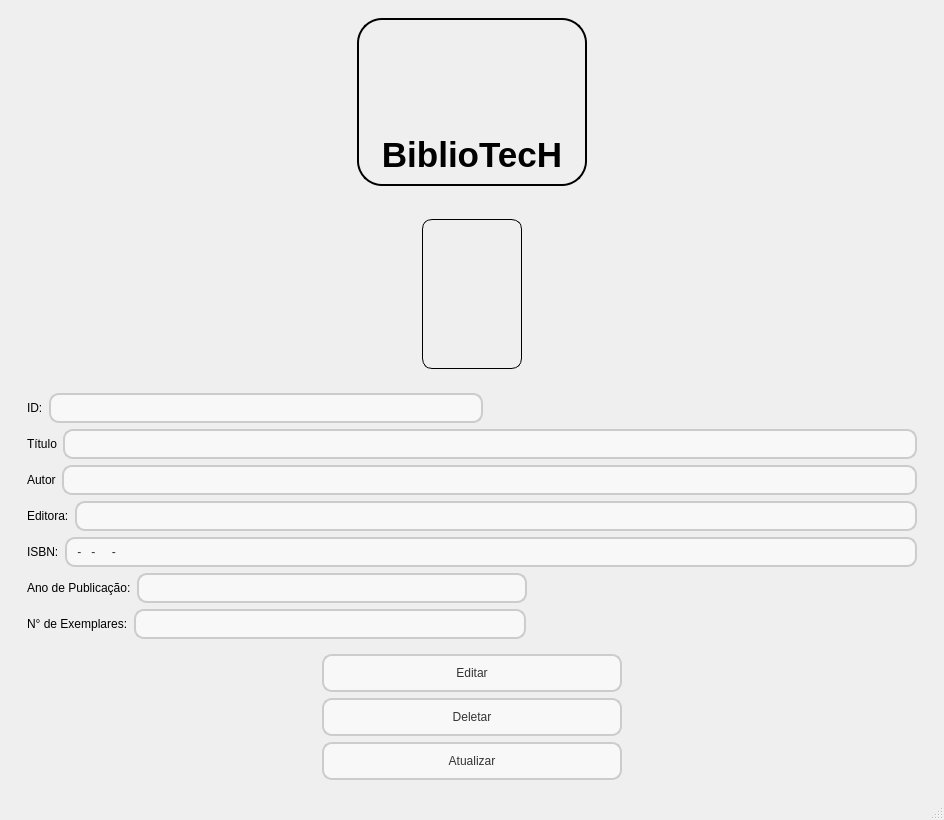
<?xml version="1.0" encoding="UTF-8"?>
<ui version="4.0">
 <class>MainWindow</class>
 <widget class="QMainWindow" name="MainWindow">
  <property name="geometry">
   <rect>
    <x>0</x>
    <y>0</y>
    <width>944</width>
    <height>816</height>
   </rect>
  </property>
  <property name="windowTitle">
   <string>MainWindow</string>
  </property>
  <widget class="QWidget" name="centralwidget">
   <layout class="QVBoxLayout" name="verticalLayout_2">
    <item>
     <widget class="QWidget" name="widget" native="true">
      <layout class="QHBoxLayout" name="horizontalLayout_20">
       <item>
        <spacer name="horizontalSpacer_13">
         <property name="orientation">
          <enum>Qt::Horizontal</enum>
         </property>
         <property name="sizeHint" stdset="0">
          <size>
           <width>339</width>
           <height>20</height>
          </size>
         </property>
        </spacer>
       </item>
       <item>
        <widget class="QFrame" name="frame">
         <property name="styleSheet">
          <string notr="true">
   border-radius: 25%;
	border: 2px solid #000000
</string>
         </property>
         <property name="frameShape">
          <enum>QFrame::StyledPanel</enum>
         </property>
         <property name="frameShadow">
          <enum>QFrame::Raised</enum>
         </property>
         <layout class="QVBoxLayout" name="verticalLayout_9">
          <item>
           <layout class="QHBoxLayout" name="horizontalLayout">
            <item>
             <spacer name="horizontalSpacer_15">
              <property name="orientation">
               <enum>Qt::Horizontal</enum>
              </property>
              <property name="sizeHint" stdset="0">
               <size>
                <width>40</width>
                <height>20</height>
               </size>
              </property>
             </spacer>
            </item>
            <item>
             <widget class="QLabel" name="label_19">
              <property name="minimumSize">
               <size>
                <width>100</width>
                <height>100</height>
               </size>
              </property>
              <property name="maximumSize">
               <size>
                <width>100</width>
                <height>100</height>
               </size>
              </property>
              <property name="styleSheet">
               <string notr="true">border: none;</string>
              </property>
              <property name="text">
               <string/>
              </property>
              <property name="pixmap">
               <pixmap>icones/logo.png</pixmap>
              </property>
              <property name="scaledContents">
               <bool>true</bool>
              </property>
             </widget>
            </item>
            <item>
             <spacer name="horizontalSpacer_16">
              <property name="orientation">
               <enum>Qt::Horizontal</enum>
              </property>
              <property name="sizeHint" stdset="0">
               <size>
                <width>40</width>
                <height>20</height>
               </size>
              </property>
             </spacer>
            </item>
           </layout>
          </item>
          <item>
           <widget class="QLabel" name="label_2">
            <property name="styleSheet">
             <string notr="true">border: none;</string>
            </property>
            <property name="text">
             <string>&lt;html&gt;&lt;head/&gt;&lt;body&gt;&lt;p align=&quot;center&quot;&gt;&lt;span style=&quot; font-size:26pt; font-weight:600;&quot;&gt;BiblioTecH&lt;/span&gt;&lt;/p&gt;&lt;/body&gt;&lt;/html&gt;</string>
            </property>
           </widget>
          </item>
         </layout>
        </widget>
       </item>
       <item>
        <spacer name="horizontalSpacer_14">
         <property name="orientation">
          <enum>Qt::Horizontal</enum>
         </property>
         <property name="sizeHint" stdset="0">
          <size>
           <width>339</width>
           <height>20</height>
          </size>
         </property>
        </spacer>
       </item>
      </layout>
     </widget>
    </item>
    <item>
     <widget class="QStackedWidget" name="stackedWidget">
      <property name="styleSheet">
       <string notr="true">QPushButton {
    border-radius: 10px;
    padding: 10px;
    background-color: #F8F8F8;
    color: #333333;
    border: 2px solid #CCCCCC;
}

QPushButton:hover {
    background-color: #EDEDED;
    border-color: #AAAAAA;
}

QPushButton:pressed {
    background-color: #DDDDDD;
}

QLineEdit {
    border: 2px solid #CCCCCC;
    border-radius: 10px;
    padding: 5px;
    background-color: #F8F8F8;
    color: #333333;
}

QLineEdit:hover {
    border-color: #AAAAAA;
}

QLineEdit:focus {
    border-color: #555555;
}
QLabel{
    border-radius: 10px;
}</string>
      </property>
      <property name="currentIndex">
       <number>1</number>
      </property>
      <widget class="QWidget" name="page">
       <layout class="QVBoxLayout" name="verticalLayout_3">
        <item>
         <layout class="QHBoxLayout" name="horizontalLayout_8">
          <item>
           <widget class="QLineEdit" name="lineEdit">
            <property name="placeholderText">
             <string>Insira o nome do livro</string>
            </property>
           </widget>
          </item>
          <item>
           <widget class="QPushButton" name="pushButton">
            <property name="minimumSize">
             <size>
              <width>25</width>
              <height>25</height>
             </size>
            </property>
            <property name="maximumSize">
             <size>
              <width>25</width>
              <height>25</height>
             </size>
            </property>
            <property name="cursor">
             <cursorShape>PointingHandCursor</cursorShape>
            </property>
            <property name="mouseTracking">
             <bool>true</bool>
            </property>
            <property name="styleSheet">
             <string notr="true">QPushButton {
    border: none;
    background-color: none;
    color: none;
}

QPushButton:hover {
    background-color: #F8F8F8;
    color: #333333;
}</string>
            </property>
            <property name="text">
             <string/>
            </property>
            <property name="icon">
             <iconset>
              <normaloff>icones/pesquisar-livro.png</normaloff>icones/pesquisar-livro.png</iconset>
            </property>
            <property name="iconSize">
             <size>
              <width>25</width>
              <height>25</height>
             </size>
            </property>
           </widget>
          </item>
          <item>
           <widget class="QPushButton" name="pushButton_2">
            <property name="minimumSize">
             <size>
              <width>25</width>
              <height>25</height>
             </size>
            </property>
            <property name="maximumSize">
             <size>
              <width>25</width>
              <height>25</height>
             </size>
            </property>
            <property name="cursor">
             <cursorShape>PointingHandCursor</cursorShape>
            </property>
            <property name="mouseTracking">
             <bool>true</bool>
            </property>
            <property name="styleSheet">
             <string notr="true">QPushButton {
    border: none;
    background-color: none;
    color: none;
}

QPushButton:hover {
    background-color: #F8F8F8;
    color: #333333;
}</string>
            </property>
            <property name="text">
             <string/>
            </property>
            <property name="icon">
             <iconset>
              <normaloff>icones/adicionar.png</normaloff>icones/adicionar.png</iconset>
            </property>
            <property name="iconSize">
             <size>
              <width>20</width>
              <height>20</height>
             </size>
            </property>
           </widget>
          </item>
         </layout>
        </item>
        <item>
         <widget class="QTableWidget" name="tableWidget">
          <property name="styleSheet">
           <string notr="true">QTableView {
    background-color: #FFFFFF;
    alternate-background-color: #F8F8F8;
    border: 1px solid #CCCCCC;
    gridline-color: #DDDDDD;
}

QTableView::item {
    padding: 5px;
    border-bottom: 1px solid #DDDDDD;
    color: #333333;
}

QTableView::item:selected {
    background-color: #EDEDED;
    color: #FFFFFF;
}

QHeaderView::section {
    background-color: #F8F8F8;
    color: #333333;
    padding: 5px;
    border: none;
}

QHeaderView::section:checked {
    background-color: #EDEDED;
    color: #333333;
}</string>
          </property>
          <row>
           <property name="text">
            <string>New Row</string>
           </property>
          </row>
          <column>
           <property name="text">
            <string>ID</string>
           </property>
          </column>
          <column>
           <property name="text">
            <string>Título</string>
           </property>
          </column>
          <column>
           <property name="text">
            <string>Autor</string>
           </property>
          </column>
          <column>
           <property name="text">
            <string>Editora</string>
           </property>
          </column>
          <column>
           <property name="text">
            <string>Ano de Publicação</string>
           </property>
          </column>
          <column>
           <property name="text">
            <string>ISBN</string>
           </property>
          </column>
         </widget>
        </item>
       </layout>
      </widget>
      <widget class="QWidget" name="page_2">
       <layout class="QVBoxLayout" name="verticalLayout_8">
        <item>
         <widget class="QFrame" name="imagemLivro">
          <property name="styleSheet">
           <string notr="true">border: none;
</string>
          </property>
          <property name="frameShape">
           <enum>QFrame::StyledPanel</enum>
          </property>
          <property name="frameShadow">
           <enum>QFrame::Raised</enum>
          </property>
          <layout class="QHBoxLayout" name="horizontalLayout_19">
           <item>
            <spacer name="horizontalSpacer_11">
             <property name="orientation">
              <enum>Qt::Horizontal</enum>
             </property>
             <property name="sizeHint" stdset="0">
              <size>
               <width>386</width>
               <height>20</height>
              </size>
             </property>
            </spacer>
           </item>
           <item>
            <widget class="QLabel" name="label_18">
             <property name="minimumSize">
              <size>
               <width>100</width>
               <height>150</height>
              </size>
             </property>
             <property name="maximumSize">
              <size>
               <width>100</width>
               <height>150</height>
              </size>
             </property>
             <property name="styleSheet">
              <string notr="true">border: 1px solid #000000;</string>
             </property>
             <property name="text">
              <string/>
             </property>
             <property name="pixmap">
              <pixmap>icones/sem_foto.png</pixmap>
             </property>
             <property name="scaledContents">
              <bool>true</bool>
             </property>
            </widget>
           </item>
           <item>
            <spacer name="horizontalSpacer_12">
             <property name="orientation">
              <enum>Qt::Horizontal</enum>
             </property>
             <property name="sizeHint" stdset="0">
              <size>
               <width>386</width>
               <height>20</height>
              </size>
             </property>
            </spacer>
           </item>
          </layout>
         </widget>
        </item>
        <item>
         <widget class="QWidget" name="widget_2" native="true">
          <layout class="QVBoxLayout" name="verticalLayout">
           <item>
            <layout class="QHBoxLayout" name="horizontalLayout_6">
             <item>
              <widget class="QLabel" name="label">
               <property name="text">
                <string>ID:</string>
               </property>
              </widget>
             </item>
             <item>
              <widget class="QLineEdit" name="lineEdit_2">
               <property name="text">
                <string/>
               </property>
              </widget>
             </item>
             <item>
              <spacer name="horizontalSpacer">
               <property name="orientation">
                <enum>Qt::Horizontal</enum>
               </property>
               <property name="sizeHint" stdset="0">
                <size>
                 <width>40</width>
                 <height>20</height>
                </size>
               </property>
              </spacer>
             </item>
            </layout>
           </item>
           <item>
            <layout class="QHBoxLayout" name="horizontalLayout_7">
             <item>
              <widget class="QLabel" name="label_3">
               <property name="text">
                <string>Título</string>
               </property>
              </widget>
             </item>
             <item>
              <widget class="QLineEdit" name="lineEdit_3">
               <property name="text">
                <string/>
               </property>
              </widget>
             </item>
            </layout>
           </item>
           <item>
            <layout class="QHBoxLayout" name="horizontalLayout_4">
             <item>
              <widget class="QLabel" name="label_4">
               <property name="text">
                <string>Autor</string>
               </property>
              </widget>
             </item>
             <item>
              <widget class="QLineEdit" name="lineEdit_6">
               <property name="text">
                <string/>
               </property>
              </widget>
             </item>
            </layout>
           </item>
           <item>
            <layout class="QHBoxLayout" name="horizontalLayout_3">
             <item>
              <widget class="QLabel" name="label_5">
               <property name="text">
                <string>Editora:</string>
               </property>
              </widget>
             </item>
             <item>
              <widget class="QLineEdit" name="lineEdit_7">
               <property name="text">
                <string/>
               </property>
              </widget>
             </item>
            </layout>
           </item>
           <item>
            <layout class="QHBoxLayout" name="horizontalLayout_5">
             <item>
              <widget class="QLabel" name="label_7">
               <property name="text">
                <string>ISBN:</string>
               </property>
              </widget>
             </item>
             <item>
              <widget class="QLineEdit" name="lineEdit_5">
               <property name="inputMask">
                <string>0-000-00000-0</string>
               </property>
               <property name="text">
                <string>---</string>
               </property>
               <property name="placeholderText">
                <string>I</string>
               </property>
              </widget>
             </item>
            </layout>
           </item>
           <item>
            <layout class="QHBoxLayout" name="horizontalLayout_2">
             <item>
              <widget class="QLabel" name="label_6">
               <property name="text">
                <string>Ano de Publicação:</string>
               </property>
              </widget>
             </item>
             <item>
              <widget class="QLineEdit" name="lineEdit_4">
               <property name="inputMask">
                <string>0000</string>
               </property>
               <property name="text">
                <string/>
               </property>
              </widget>
             </item>
             <item>
              <spacer name="horizontalSpacer_2">
               <property name="orientation">
                <enum>Qt::Horizontal</enum>
               </property>
               <property name="sizeHint" stdset="0">
                <size>
                 <width>40</width>
                 <height>20</height>
                </size>
               </property>
              </spacer>
             </item>
            </layout>
           </item>
           <item>
            <layout class="QHBoxLayout" name="horizontalLayout_17">
             <item>
              <widget class="QLabel" name="label_17">
               <property name="text">
                <string>N° de Exemplares:</string>
               </property>
              </widget>
             </item>
             <item>
              <widget class="QLineEdit" name="lineEdit_15">
               <property name="text">
                <string/>
               </property>
              </widget>
             </item>
             <item>
              <spacer name="horizontalSpacer_8">
               <property name="orientation">
                <enum>Qt::Horizontal</enum>
               </property>
               <property name="sizeHint" stdset="0">
                <size>
                 <width>40</width>
                 <height>20</height>
                </size>
               </property>
              </spacer>
             </item>
            </layout>
           </item>
          </layout>
         </widget>
        </item>
        <item>
         <layout class="QHBoxLayout" name="horizontalLayout_18">
          <item>
           <spacer name="horizontalSpacer_10">
            <property name="orientation">
             <enum>Qt::Horizontal</enum>
            </property>
            <property name="sizeHint" stdset="0">
             <size>
              <width>40</width>
              <height>20</height>
             </size>
            </property>
           </spacer>
          </item>
          <item>
           <layout class="QVBoxLayout" name="verticalLayout_7">
            <item>
             <widget class="QPushButton" name="pushButton_4">
              <property name="minimumSize">
               <size>
                <width>300</width>
                <height>0</height>
               </size>
              </property>
              <property name="cursor">
               <cursorShape>PointingHandCursor</cursorShape>
              </property>
              <property name="text">
               <string>Editar</string>
              </property>
             </widget>
            </item>
            <item>
             <widget class="QPushButton" name="pushButton_5">
              <property name="cursor">
               <cursorShape>PointingHandCursor</cursorShape>
              </property>
              <property name="text">
               <string>Deletar</string>
              </property>
             </widget>
            </item>
            <item>
             <widget class="QPushButton" name="pushButton_6">
              <property name="cursor">
               <cursorShape>PointingHandCursor</cursorShape>
              </property>
              <property name="text">
               <string>Atualizar</string>
              </property>
             </widget>
            </item>
           </layout>
          </item>
          <item>
           <spacer name="horizontalSpacer_9">
            <property name="orientation">
             <enum>Qt::Horizontal</enum>
            </property>
            <property name="sizeHint" stdset="0">
             <size>
              <width>40</width>
              <height>20</height>
             </size>
            </property>
           </spacer>
          </item>
         </layout>
        </item>
       </layout>
      </widget>
      <widget class="QWidget" name="page_3">
       <layout class="QVBoxLayout" name="verticalLayout_10">
        <item>
         <widget class="QWidget" name="widget_3" native="true">
          <layout class="QVBoxLayout" name="verticalLayout_4">
           <item>
            <widget class="QLabel" name="label_15">
             <property name="text">
              <string>&lt;html&gt;&lt;head/&gt;&lt;body&gt;&lt;p align=&quot;center&quot;&gt;&lt;span style=&quot; font-size:20pt; font-weight:600;&quot;&gt;Cadastro&lt;/span&gt;&lt;/p&gt;&lt;/body&gt;&lt;/html&gt;</string>
             </property>
            </widget>
           </item>
           <item>
            <layout class="QHBoxLayout" name="horizontalLayout_15">
             <item>
              <widget class="QLabel" name="label_8">
               <property name="text">
                <string>ID:</string>
               </property>
              </widget>
             </item>
             <item>
              <widget class="QLineEdit" name="lineEdit_8">
               <property name="text">
                <string/>
               </property>
              </widget>
             </item>
             <item>
              <spacer name="horizontalSpacer_3">
               <property name="orientation">
                <enum>Qt::Horizontal</enum>
               </property>
               <property name="sizeHint" stdset="0">
                <size>
                 <width>40</width>
                 <height>20</height>
                </size>
               </property>
              </spacer>
             </item>
            </layout>
           </item>
           <item>
            <layout class="QHBoxLayout" name="horizontalLayout_10">
             <item>
              <widget class="QLabel" name="label_9">
               <property name="text">
                <string>Título</string>
               </property>
              </widget>
             </item>
             <item>
              <widget class="QLineEdit" name="lineEdit_9">
               <property name="text">
                <string/>
               </property>
              </widget>
             </item>
            </layout>
           </item>
           <item>
            <layout class="QHBoxLayout" name="horizontalLayout_11">
             <item>
              <widget class="QLabel" name="label_10">
               <property name="text">
                <string>Autor</string>
               </property>
              </widget>
             </item>
             <item>
              <widget class="QLineEdit" name="lineEdit_10">
               <property name="text">
                <string/>
               </property>
              </widget>
             </item>
            </layout>
           </item>
           <item>
            <layout class="QHBoxLayout" name="horizontalLayout_12">
             <item>
              <widget class="QLabel" name="label_11">
               <property name="text">
                <string>Editora:</string>
               </property>
              </widget>
             </item>
             <item>
              <widget class="QLineEdit" name="lineEdit_11">
               <property name="text">
                <string/>
               </property>
              </widget>
             </item>
            </layout>
           </item>
           <item>
            <layout class="QHBoxLayout" name="horizontalLayout_13">
             <item>
              <widget class="QLabel" name="label_12">
               <property name="text">
                <string>ISBN:</string>
               </property>
              </widget>
             </item>
             <item>
              <widget class="QLineEdit" name="lineEdit_13">
               <property name="text">
                <string/>
               </property>
              </widget>
             </item>
            </layout>
           </item>
           <item>
            <layout class="QHBoxLayout" name="horizontalLayout_14">
             <item>
              <spacer name="horizontalSpacer_5">
               <property name="orientation">
                <enum>Qt::Horizontal</enum>
               </property>
               <property name="sizeHint" stdset="0">
                <size>
                 <width>40</width>
                 <height>20</height>
                </size>
               </property>
              </spacer>
             </item>
             <item>
              <widget class="QLabel" name="label_13">
               <property name="text">
                <string>Ano de Publicação:</string>
               </property>
              </widget>
             </item>
             <item>
              <widget class="QLineEdit" name="lineEdit_12">
               <property name="text">
                <string/>
               </property>
              </widget>
             </item>
            </layout>
           </item>
           <item>
            <layout class="QHBoxLayout" name="horizontalLayout_9">
             <item>
              <spacer name="horizontalSpacer_4">
               <property name="orientation">
                <enum>Qt::Horizontal</enum>
               </property>
               <property name="sizeHint" stdset="0">
                <size>
                 <width>40</width>
                 <height>20</height>
                </size>
               </property>
              </spacer>
             </item>
             <item>
              <widget class="QLabel" name="label_14">
               <property name="text">
                <string>N° de Exemplares:</string>
               </property>
              </widget>
             </item>
             <item>
              <widget class="QLineEdit" name="lineEdit_14">
               <property name="text">
                <string/>
               </property>
              </widget>
             </item>
            </layout>
           </item>
          </layout>
         </widget>
        </item>
        <item>
         <widget class="QWidget" name="widget_4" native="true">
          <layout class="QVBoxLayout" name="verticalLayout_6">
           <item>
            <layout class="QHBoxLayout" name="horizontalLayout_16">
             <item>
              <spacer name="horizontalSpacer_7">
               <property name="orientation">
                <enum>Qt::Horizontal</enum>
               </property>
               <property name="sizeHint" stdset="0">
                <size>
                 <width>40</width>
                 <height>20</height>
                </size>
               </property>
              </spacer>
             </item>
             <item>
              <widget class="QLabel" name="label_16">
               <property name="minimumSize">
                <size>
                 <width>100</width>
                 <height>150</height>
                </size>
               </property>
               <property name="maximumSize">
                <size>
                 <width>100</width>
                 <height>150</height>
                </size>
               </property>
               <property name="autoFillBackground">
                <bool>false</bool>
               </property>
               <property name="styleSheet">
                <string notr="true">border: 1px solid #000000;</string>
               </property>
               <property name="text">
                <string/>
               </property>
               <property name="pixmap">
                <pixmap>icones/sem_foto.png</pixmap>
               </property>
               <property name="scaledContents">
                <bool>true</bool>
               </property>
              </widget>
             </item>
             <item>
              <spacer name="horizontalSpacer_6">
               <property name="orientation">
                <enum>Qt::Horizontal</enum>
               </property>
               <property name="sizeHint" stdset="0">
                <size>
                 <width>40</width>
                 <height>20</height>
                </size>
               </property>
              </spacer>
             </item>
            </layout>
           </item>
           <item>
            <layout class="QHBoxLayout" name="horizontalLayout_21">
             <item>
              <spacer name="horizontalSpacer_17">
               <property name="orientation">
                <enum>Qt::Horizontal</enum>
               </property>
               <property name="sizeHint" stdset="0">
                <size>
                 <width>40</width>
                 <height>20</height>
                </size>
               </property>
              </spacer>
             </item>
             <item>
              <layout class="QVBoxLayout" name="verticalLayout_5">
               <item>
                <widget class="QPushButton" name="pushButton_7">
                 <property name="minimumSize">
                  <size>
                   <width>300</width>
                   <height>0</height>
                  </size>
                 </property>
                 <property name="cursor">
                  <cursorShape>PointingHandCursor</cursorShape>
                 </property>
                 <property name="text">
                  <string>Adicionar Imagem</string>
                 </property>
                </widget>
               </item>
               <item>
                <widget class="QPushButton" name="pushButton_8">
                 <property name="cursor">
                  <cursorShape>PointingHandCursor</cursorShape>
                 </property>
                 <property name="text">
                  <string>Salvar</string>
                 </property>
                </widget>
               </item>
              </layout>
             </item>
             <item>
              <spacer name="horizontalSpacer_18">
               <property name="orientation">
                <enum>Qt::Horizontal</enum>
               </property>
               <property name="sizeHint" stdset="0">
                <size>
                 <width>40</width>
                 <height>20</height>
                </size>
               </property>
              </spacer>
             </item>
            </layout>
           </item>
          </layout>
         </widget>
        </item>
       </layout>
      </widget>
     </widget>
    </item>
   </layout>
  </widget>
  <widget class="QStatusBar" name="statusbar"/>
 </widget>
 <resources/>
 <connections/>
</ui>
